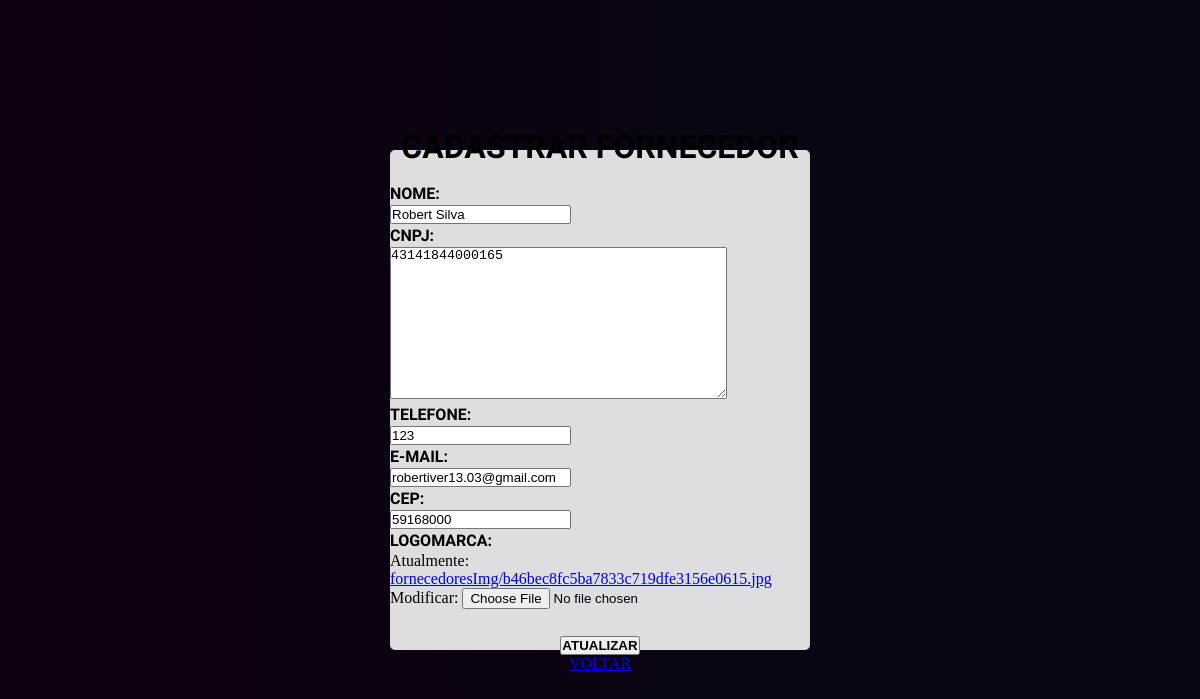
Screenshot of /fornecedorEdit/1 (signed in) with the database file from the repository.
### core/models.py (models this page shows, shortened)
class Fornecedor(models.Model):
    nome = models.CharField('Nome', max_length=100,blank=False)
    cnpj = CNPJField(masked=True,blank=False)
    telefone = models.IntegerField('Telefone',blank=False)
    codigoPostal = models.IntegerField('CEP',blank=False)
    emailFornecedor = models.EmailField('Email',max_length=100,blank=False)
    fotoFornecedor = models.ImageField('Foto',upload_to='fornecedoresImg',null=True)

### core/views.py (the view)
# urls.py: path('fornecedorEdit/<int:id>',fornecedor_Edit,name='edit_fornecedor'),
@login_required
def fornecedor_Edit(request,id):
    frnc = Fornecedor.objects.get(pk=id)
    form = FornecedorForm(request.POST or None,request.FILES or None, instance=frnc)
    if form.is_valid():
        form.save()
        return redirect('list_fornecedor')
    contexto = {
        'form': form
    }
    return render(request, 'fornecedor_edit.html', contexto)

### core/forms.py
class FornecedorForm(forms.ModelForm):
    class Meta:
        model = Fornecedor
        fields = ['nome','cnpj','telefone','codigoPostal','emailFornecedor','fotoFornecedor']

### templates/fornecedor_edit.html (shortened to what this page needs)
<!DOCTYPE html>
{% load static %}
<html lang="pt-br">
  <head>
    <link rel="stylesheet" href="{% static '/css/cadFornecedor.css' %}" />
  </head>
  <body>
    <main>
      <form method="post" enctype="multipart/form-data">
        <div class="telaCad">
          <div class="nameTLR">
            <h1>CADASTRAR FORNECEDOR</h1>
          </div>
          <div class="alinhamento">
            <h4>NOME:</h4>
            <p>{{form.nome}}</p>
            <h4>CNPJ:</h4>
            <p>{{form.cnpj}}</p>
            <h4>TELEFONE:</h4>
            <p>{{form.telefone}}</p>
            <h4>E-MAIL:</h4>
            <p>{{form.emailFornecedor}}</p>
            <h4>CEP:</h4>
            <p>{{form.codigoPostal}}</p>
            <h4>LOGOMARCA:</h4>
            <p>{{form.fotoFornecedor}}</p>
          </div>
          <button type="submit"><h4>ATUALIZAR</h4></button>
          <a href="{% url 'list_fornecedor' %}"><p>VOLTAR</p></a>
        </div>
      </form>
    </main>
  </body>
</html>

### static/css/cadFornecedor.css (style rules this page uses)
:root { --cinzabg: rgba(245, 245, 245, 0.9); --pretotxt: rgb(17, 17, 17); }
* { padding: 0%; margin: 0%; box-sizing: border-box; }
body { background-size: auto; background-image: linear-gradient(to right, rgb(15, 0, 15), rgb(7, 7, 22)); height: 100vh; width: 100vw; }
main { display: flex; justify-content: center; align-items: center; height: 100vh; width: 100vw; }
.telaCad { display: flex; justify-content: center; align-items: center; flex-direction: column; border-radius: 5px; width: 420px; height: 500px; background-color: var(--cinzabg); }
.telaCad button { margin-top: 25px; }
.nameTLR { font-family: "Oswald", sans-serif; margin-bottom: 18px; }
.alinhamento { display: flex; flex-direction: column; align-items: flex-start; justify-content: right; }
.alinhamento p { margin: 2px 0px 2px 0px; }
.alinhamento h4 { font-family: "Oswald", sans-serif; }

### rows the page displays
Fornecedor: nome "Robert Silva", cnpj "43141844000165", telefone "123", emailFornecedor "robertiver13.03@gmail.com", codigoPostal "59168000"
